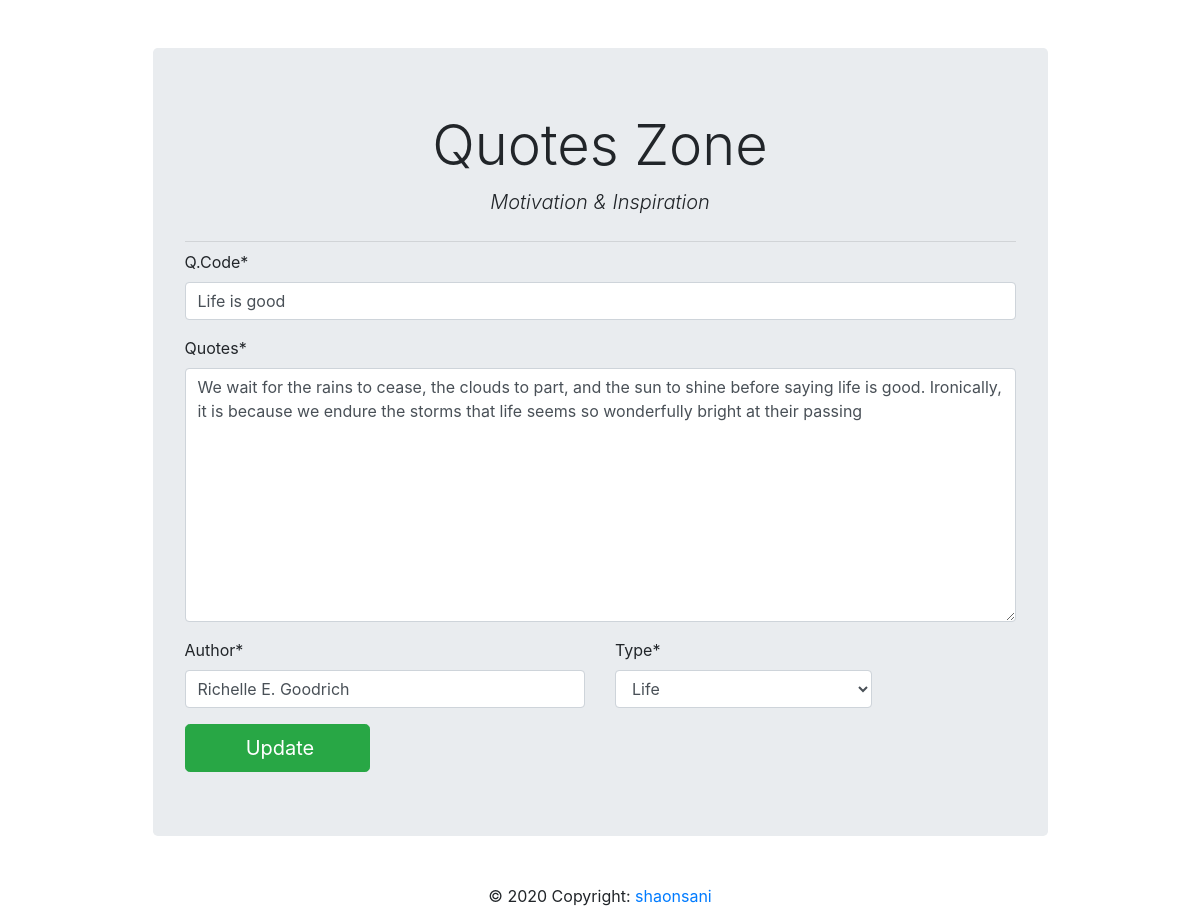
The page /add/1/ on the database its author committed.
### Quotes/models.py (models this page shows)
class Quotes(models.Model):
    q_code = models.CharField(max_length=50)
    author_name = models.CharField(max_length=50)
    quotes = models.CharField(max_length=1000)
    catagory = models.ForeignKey(Catagory, on_delete=models.CASCADE)

class Catagory(models.Model):
    catagory = models.CharField(max_length=100)
    def __str__(self):
        return self.catagory

### Quotes/views.py (the view, shortened to what this page needs)
# urls.py: path('add/',views.Quotes_form, name='index'),
def Quotes_form(req,id=0):
    para=False
    if req.method =='GET':
        if id==0:                   # This condition is for Insert, when insert id =0
            form =QuotesForm()
        else:                        # This condition is for Update, when update btn click corresponding employee key is passed
            from_database = Quotes.objects.get(pk=id)
            form = QuotesForm(instance=from_database)
            para =True
        dist = {'form':form,'para':para}
        return render(req,'Quotes/quotes_form.html',context=dist)

### Quotes/forms.py
class QuotesForm(forms.ModelForm):
    quotes =forms.CharField( widget=forms.Textarea )
    class Meta:
        model= Quotes
        fields = ('__all__')
        labels={
            'q_code':'Q.Code',
            'author_name':'Author',
            'catagory':'Type',
        }
    def __init__(self,*arg,**kwargs):
        super(QuotesForm,self).__init__(*arg,**kwargs)
        self.fields['catagory'].empty_label='Select'

### Quotes/templates/Quotes/quotes_form.html (shortened to what this page needs)
{% extends 'Quotes/base.html' %}
{% load crispy_forms_tags %}
{% block content %}
<form class="" action="" method="POST" autocomplete="off">
  {{form.q_code|as_crispy_field}}
  {{form.quotes|as_crispy_field}}
  <div class="row">
    <div class="col-md-6">
        {{form.author_name|as_crispy_field}}
    </div>
    <div class="col-md-4">
        {{form.catagory|as_crispy_field}}
    </div>
  </div>
  <div class="row">
    <div class="col-md-3">
      {% if para %}
      <button type="submit"  class="btn btn-success btn-block btn-lg">
       Update
      </button>
      {% else %}
      <button type="submit"  class="btn btn-success btn-block btn-lg ">
      <i class="fas fa-databas" ></i> Submit
      </button>
      {%endif%}
    </div>
  </div>
</form>
{% endblock content %}

### rows shown on the page
Quotes: q_code "Life is good", quotes "We wait for the rains to cease, the clouds to part, and the sun to shine before saying life is good. Ironically, it is because we endure the storms that life seems so wonderfully bright at their passing", author_name "Richelle E. Goodrich"
Catagory: catagory "Life"
